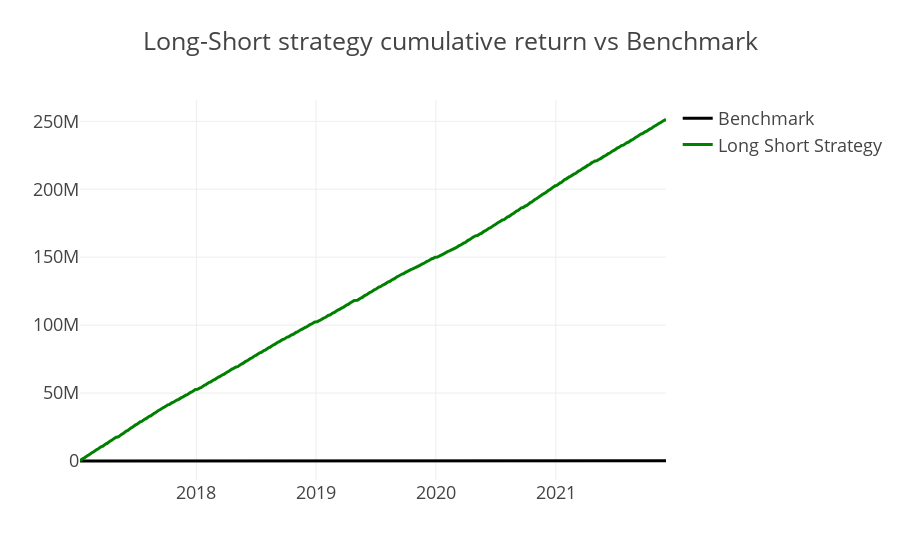

Notebook code cell kept with this figure:
### Markdown cell above
#### Model evaluation

### Code cell
# the values are sorted day by day such than values that overperformed are ranked badly
X = np.argsort(np.argsort(train))
y = targets.loc[X.index]

# benchmark, averaging all securities for a given day
bm = y.mean(axis=1)

# return of our strategy 
r = calc_return(X,y)

fig = go.Figure()
fig.add_trace(
    go.Scatter(
        x = bm.index,
        y = bm.cumsum().values,
        name = "Benchmark",
        marker = {"color":"black"}
    )
)

fig.add_trace(
    go.Scatter(
        x = r.index,
        y = r.cumsum().values,
        name = "Long Short Strategy",
        marker = {"color":"green"}
    )
)

fig.update_layout(template="presentation", title = "Long-Short strategy cumulative return vs Benchmark")

### Figure 1 — Plotly figure (JSON) as saved in the notebook; plotly's stock layout.template omitted (floating-point values rounded to 4 significant figures; data arrays with more than 128 entries replaced by an {"elided": "..."} marker saying what was removed)
{"data": [{"marker": {"color": "black"}, "name": "Benchmark", "type": "scatter", "x": {"elided": "1198 str values"}, "y": {"elided": "1198 float values"}}, {"marker": {"color": "green"}, "name": "Long Short Strategy", "type": "scatter", "x": {"elided": "1198 str values"}, "y": {"elided": "1198 float values"}}], "layout": {"title": {"text": "Long-Short strategy cumulative return vs Benchmark"}}}
